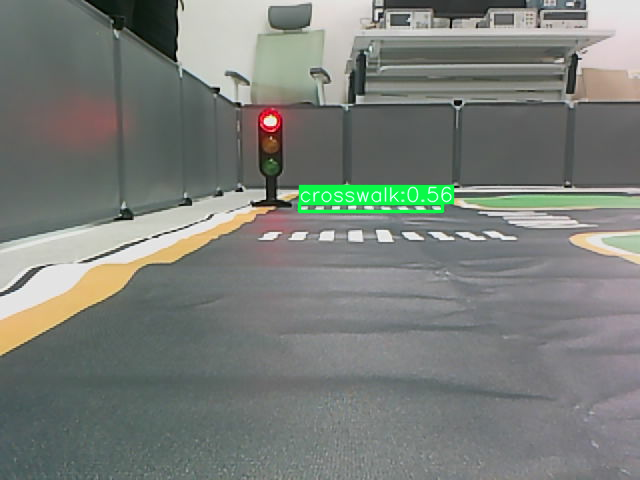
#> input picture selfdriving/250613/sample.png, 640 x 480 px
$ python red_detection.py
#> lines starting #> are read from the running program, lines starting #| are printed output that depends on the picture; after the words box and inside, x2 and y2 are one past the last pixel; in counts of white or black regions, pixels touching at a corner belong together

import cv2
import numpy as np

def nothing(x):
    pass

# 이미지 읽기
image = cv2.imread('sample.png')  # 여기에 원하는 이미지 파일 경로 입력
#> image is the input picture: shape (480, 640, 3); mean B, G, R 121.1, 126.6, 122
lab_image = cv2.cvtColor(image, cv2.COLOR_BGR2LAB)
#> lab_image: shape (480, 640, 3); mean of channels 0, 1, 2 133.3, 125.6, 130.5

# 윈도우 및 트랙바 생성
cv2.namedWindow("Trackbars", cv2.WINDOW_NORMAL)

cv2.createTrackbar("L min", "Trackbars", 0, 255, nothing)
#> slider 'L min' is set to 51
cv2.createTrackbar("L max", "Trackbars", 255, 255, nothing)
cv2.createTrackbar("A min", "Trackbars", 0, 255, nothing)
#> slider 'A min' is set to 51
cv2.createTrackbar("A max", "Trackbars", 255, 255, nothing)
cv2.createTrackbar("B min", "Trackbars", 0, 255, nothing)
#> slider 'B min' is set to 51
cv2.createTrackbar("B max", "Trackbars", 255, 255, nothing)


while True:
    # 트랙바 값 읽기
    l_min = cv2.getTrackbarPos("L min", "Trackbars")
    l_max = cv2.getTrackbarPos("L max", "Trackbars")
    a_min = cv2.getTrackbarPos("A min", "Trackbars")
    a_max = cv2.getTrackbarPos("A max", "Trackbars")
    b_min = cv2.getTrackbarPos("B min", "Trackbars")
    b_max = cv2.getTrackbarPos("B max", "Trackbars")

    lower = np.array([l_min, a_min, b_min])
    upper = np.array([l_max, a_max, b_max])

    # 마스크 생성
    mask = cv2.inRange(lab_image, lower, upper)
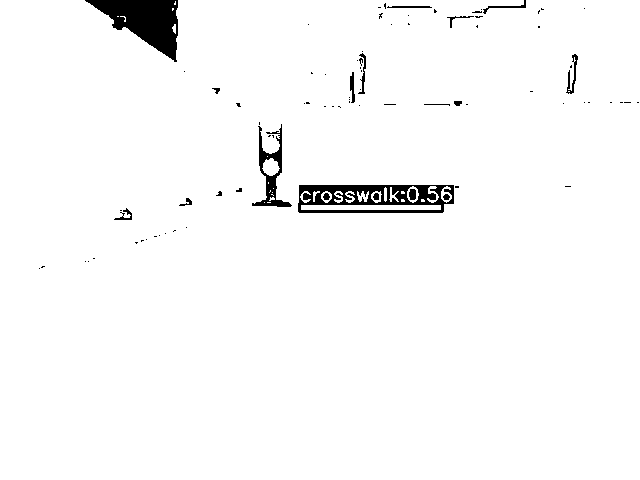
#> mask: shape (480, 640); 97.5% white; 85 black regions (67 under 20 px), largest, box (x1, y1, x2, y2) and area: (85, 0, 178, 62) 2920, (298, 185, 454, 213) 2584, (252, 124, 292, 207) 886
    result = cv2.bitwise_and(image, image, mask=mask)
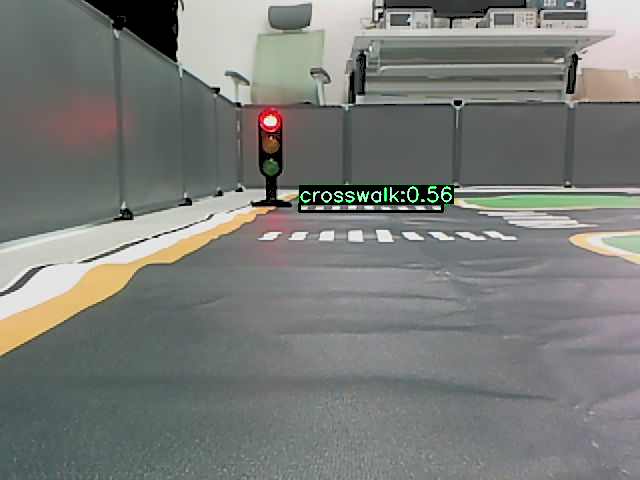
#> result: shape (480, 640, 3); mean B, G, R 120, 123.9, 121.4
    # 이미지에 텍스트로 표시

    # 살아남은 픽셀 수 계산
    pixel_count = cv2.countNonZero(mask)
#> pixel_count = 299537

    # 콘솔 출력
    print(f"Matched pixels: {pixel_count}")
#| Matched pixels: 299537

    # 시각화
    cv2.imshow("Original", image)
    cv2.imshow("Mask", mask)
    cv2.imshow("Filtered Result", result)
    display_result = result.copy()
    cv2.putText(display_result, f"Pixels: {pixel_count}", (10, 30),
                cv2.FONT_HERSHEY_SIMPLEX, 1, (0, 255, 0), 2)
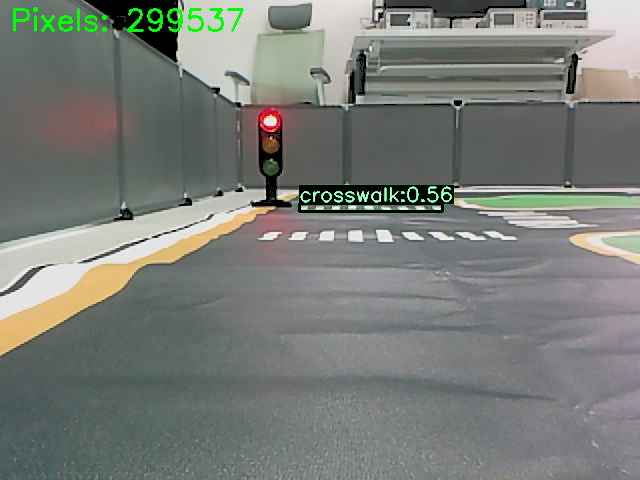
#> display_result: shape (480, 640, 3); 0.55% of pixels changed, all inside (x1, y1, x2, y2) = (13, 7, 244, 32)

    cv2.imshow("Filtered Result", display_result)
    key = cv2.waitKey(1)
#> (key Esc is pressed here)
    if key == 27:  # ESC 키
        break

cv2.destroyAllWindows()
